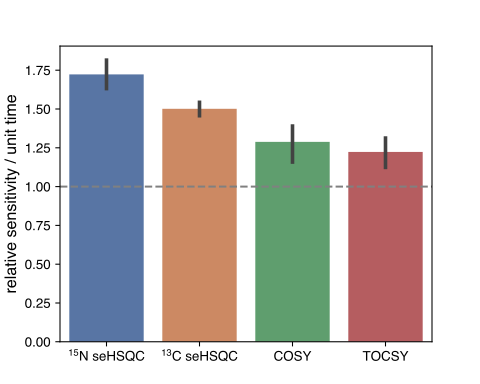

The Python source for this figure:
from pathlib import Path
import numpy as np
import penguins as pg
from penguins.private import nmrd
from penguins.private import Zolmitriptan as Zolmi
import matplotlib.pyplot as plt
import seaborn as sns
import pandas as pd
plt.style.use(Path(__file__).parent / "helv.mplstyle")

path = nmrd() / "210213-7z-noah4-snr"

# noah-4 with 2 scans - 17 min 28 sec
noah4_2scans = (17*60+28, [pg.read(path, e) for e in range(1001, 1005)])
# noah-4 with 8 scans - 68 min 16 sec
noah4_8scans = (68*60+16, [pg.read(path, e) for e in range(2001, 2005)])
# individual noah modules with 2 scans each
# 14 min 36 sec, 14 min 26 sec, 14 min 13 sec, 15 min 27 sec
# total: 58 min 42 sec
modules_2scans = (58*60+42, [pg.read(path, e) for e in range(11, 15)])
# individual bruker recommended experiments with 2 scans each
# 14 min 5 sec, 14 min 1 sec, 13 min 57 sec, 14 min 32 sec
# total: 56 min 35 sec
bruker_2scans = (56*60+35, [pg.read(path, e) for e in range(21, 25)])

def get_ints(dss, overall_label, noise_level=1):
    reference_dss = modules_2scans
    nhsqc_ints = (Zolmi.nhsqc.integrate(dss[1][0]) /
                  Zolmi.nhsqc.integrate(reference_dss[1][0]))
    chsqc_ints = (Zolmi.hsqc.integrate(dss[1][1], edited=True) /
                  Zolmi.hsqc.integrate(reference_dss[1][1], edited=True))
    cosy_ints = (Zolmi.cosy.integrate(dss[1][2]) /
                 Zolmi.cosy.integrate(reference_dss[1][2]))
    tocsy_ints = (Zolmi.tocsy_35ms.integrate(dss[1][3]) /
                  Zolmi.tocsy_35ms.integrate(reference_dss[1][3]))
    time_saving = dss[0] / reference_dss[0]

    def get_expt_df(ints, expt_label):
        n = ints.size
        e_t = ints / (np.sqrt(time_saving) * noise_level)
        return pd.DataFrame.from_dict({"e_t": e_t,
                                       "expt": [expt_label] * n,
                                       "sequence": [overall_label] * n})
    dfs = [get_expt_df(ints, expt_label)
           for ints, expt_label in zip([nhsqc_ints, chsqc_ints, cosy_ints, tocsy_ints],
                                       [r"$^{15}$N seHSQC", r"$^{13}$C seHSQC",
                                        "COSY", "TOCSY"])]
    return pd.concat(dfs)

fig, ax = plt.subplots(figsize=(5, 3))
data = get_ints(noah4_2scans, "NOAH-4 $\\rm S_{N}S^{+}_{2}CT$")
sns.barplot(x="expt", y="e_t", data=data, palette="deep")
ax.axhline(y=1, color="grey", linestyle="--")
ax.set_xlabel("")
ax.set_ylabel("relative sensitivity / unit time")

# pg.show()
for filetype in [".png", ".svg"]:
    pg.savefig(str(Path(__file__)).replace(".py", filetype))
